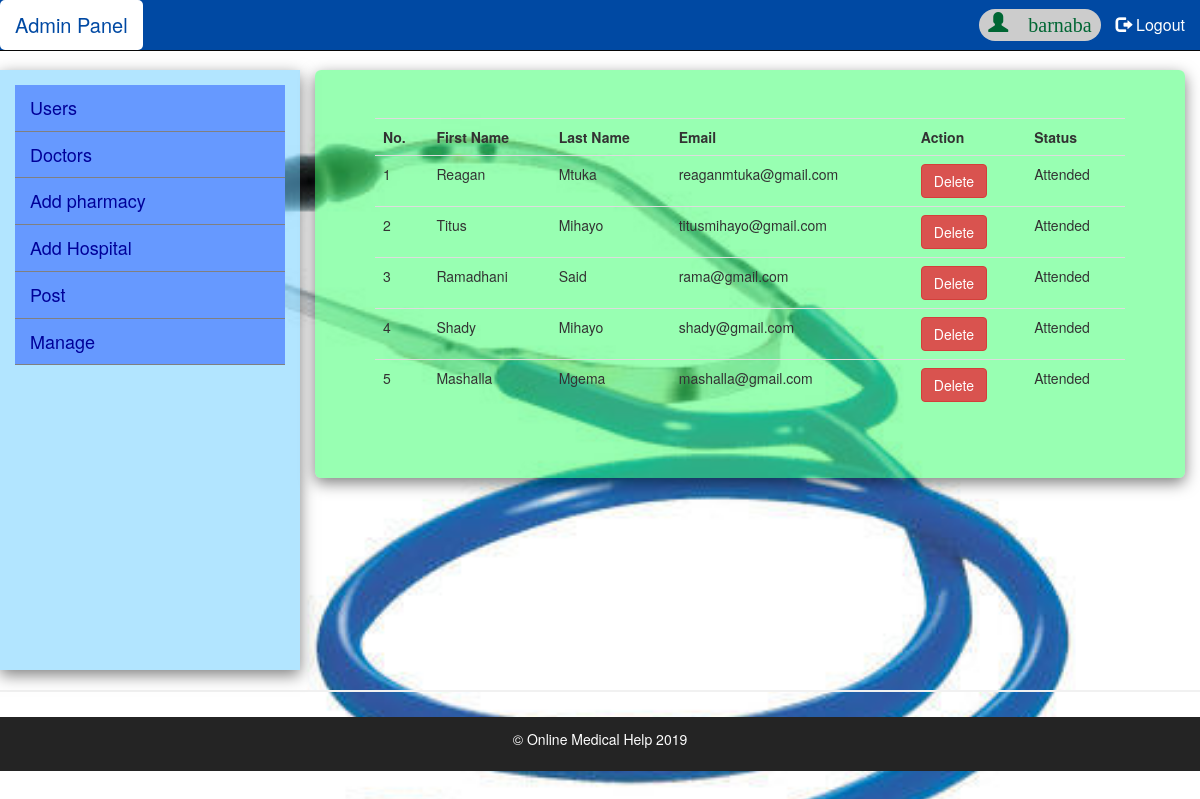
The app's page /Admin/users.php (signed in) with its own data.
### tables this page shows
CREATE TABLE `user` (
  `ID` int(11) NOT NULL,
  `FirstName` varchar(255) NOT NULL,
  `LastName` varchar(255) NOT NULL,
  `Age` int(120) NOT NULL,
  `Address` varchar(255) NOT NULL,
  `Email` varchar(255) NOT NULL,
  `Phonenumber` varchar(255) NOT NULL,
  `Description` longtext NOT NULL,
  `Password` varchar(255) NOT NULL,
  `status` enum('0','1') NOT NULL,
  `Doctor_Comment` varchar(255) NOT NULL
);

### Admin/users.php (the view, shortened to what this page needs)
<?php
include_once('../phpfiles/loginconn.php');
    $sql = "SELECT * FROM user";
    $records =mysqli_query($db, $sql);
?>
<!DOCTYPE html>
<html lang="en" class="allpage">
<head>
  <link rel="stylesheet" href="https://maxcdn.bootstrapcdn.com/bootstrap/3.4.0/css/bootstrap.min.css">
  <link  rel=" stylesheet" type="text/css" href="../css/layout.css" />
  <link  rel=" stylesheet" type="text/css" href="../css/signup.css" />
</head>
<body>
<div class="navbar navbar-fixed-top navbar-inverse" role="navigation">
    <div class="container-fluid">
        <div class="navbar-header">
            <a class="active navbar-brand" href="#">Admin Panel</a>
        </div>
        <div class="collapse navbar-collapse">
            <ul class="nav navbar-nav navbar-right">
                <li class="glyphicon glyphicon-user" style="margin-top: 8px; font-size: 20px; color: #006633; cursor: pointer; background-color: #ccc; padding: 9px; border-radius: 20px; padding-top: 3px; ">
                    <?php if (isset($_SESSION['loged'])) {
                        echo $_SESSION['loged'];
                      } ?>
               </li>
                <li><a href="logout.php"><span class="glyphicon glyphicon-log-out"></span> Logout</a></li>
            </ul>
        </div>
    </div>
</div>
<div class="container-fluid">
  <div class="row row-offcanvas row-offcanvas-left">
    <div class="col-xs-6 col-sm-3 sidebar-offcanvas" id="sidebar" role="navigation">
            <?php
                require '../menu/adminsidebar.php';
            ?>
    </div>
    <div class="col-xs-12 col-sm-9">
            <br>
      <div class="jumbotron col-xs-12" >
          <table class="table">
              <tr>
                <th>No.</th>
                <th>First Name</th>
                <th>Last Name</th>
                <th>Email</th>
                <th>Action</th>
                <th>Status</th>
              </tr>
              <?php
               $Sno=1;
              while ($row = mysqli_fetch_assoc($records)): ?>
              <tr>
                  <td><?php echo $Sno; ?></td>
                  <td><?php echo $row['FirstName']; ?></td>
                  <td><?php echo $row['LastName']; ?></td>
                  <td><?php echo $row['Email']; ?></td>
                  <td>
                    <a onclick="return deleteuser()" href="users.php?delete=<?php echo $row['ID']; ?>" class="btn btn-danger">Delete</a>
                  </td>
                  <td><?php
                        if ($row['status']==0) {
                          echo "Pending";
                        }else{
                          echo "Attended";
                        }
                      ?>
                  </td>
              </tr>
              <?php $Sno++; endwhile; ?>
          </table>
      </div>
    </div>
  </div>
</div>
    <hr>
<footer>
        <p>© Online Medical Help 2019</p>
</footer>
</body>
</html>

### css/layout.css (style rules this page uses)
.navbar { background-color: #0049a3; margin-bottom: 0px; }
.navbar-inverse .navbar-brand { color: #fff; font-size: 20px; }
.navbar-right { font-size: 16px; }
.navbar-inverse .navbar-nav li a { color: #fff; }
body { padding-top: 50px; height: 100%; background-image: url("../image/image11.jpg"); background-size: cover; }
footer { text-align: center; background-color: #242424; color: #fff; width: 100%; padding: 12px 12px; margin-bottom: 0px; }
#sidebar { margin-top: 20px; font-size: 18px; padding:15px; height: 600px; background-color: rgba(102,204,255,.5); box-shadow: 0 5px 15px rgba(0,0,0,.5); }
.jumbotron { background-color: rgba(51,255,102,.5); box-shadow: 0 5px 15px rgba(0,0,0,.5); }

### css/signup.css (style rules this page uses)
* { box-sizing: border-box }
hr { border: 1px solid #f1f1f1; margin-bottom: 25px; }
.navbar { background-color: #0049a3; }
body { padding-top: 50px; }
footer { padding-left: 15px; padding-right: 15px; }

### records on screen
user: FirstName "Reagan", LastName "Mtuka", Email "reaganmtuka@gmail.com", status "Attended"
user: FirstName "Titus", LastName "Mihayo", Email "titusmihayo@gmail.com", status "Attended"
user: FirstName "Ramadhani", LastName "Said", Email "rama@gmail.com", status "Attended"
user: FirstName "Shady", LastName "Mihayo", Email "shady@gmail.com", status "Attended"
user: FirstName "Mashalla", LastName "Mgema", Email "mashalla@gmail.com", status "Attended"

### other values on screen
$_SESSION['loged'] "barnaba"
